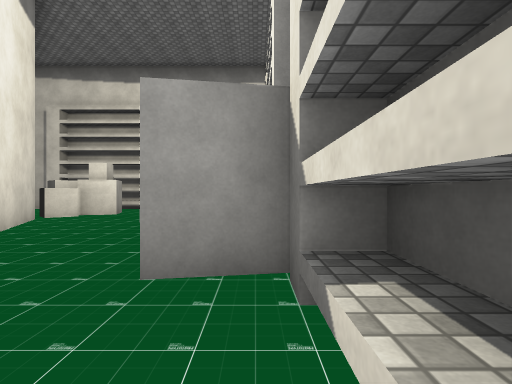
[1] (above)

24 first-person views from a walk through a 3-D level made in the Unity game engine. The camera is 1.3 m above the floor, looks level and sees 80° across. The floor is counted in squares, 2 m on a side. Each view is taken from the middle of a square. On the plan, view 1 faces up. The plan holds only what a view shows up to about 10 squares ahead; the rest is blank. The place goes on beyond the plan. Some animated figures are not drawn. Some surface patterns are stand-ins.

[2]
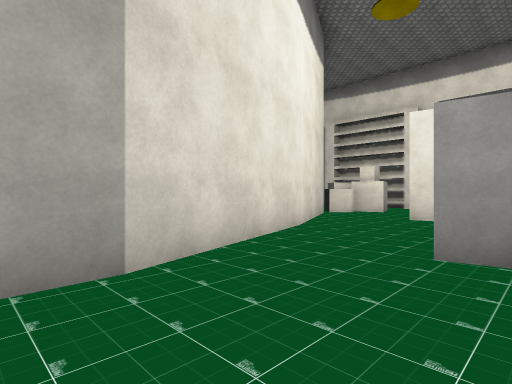

[3]
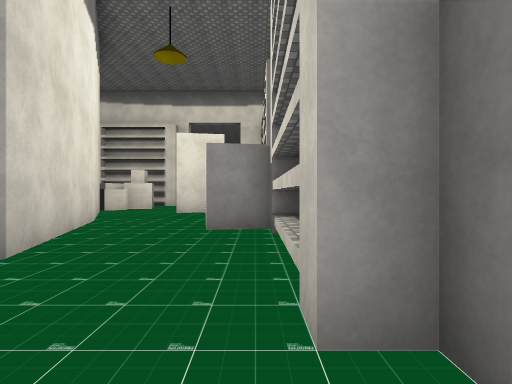

[4]
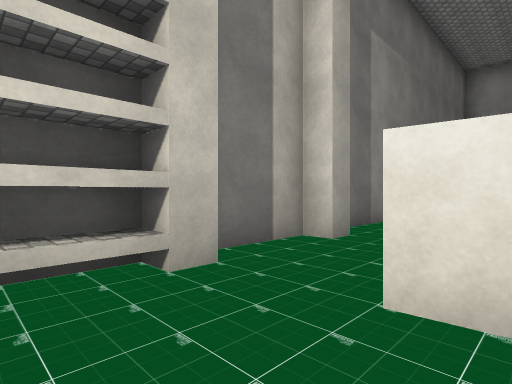

[5]
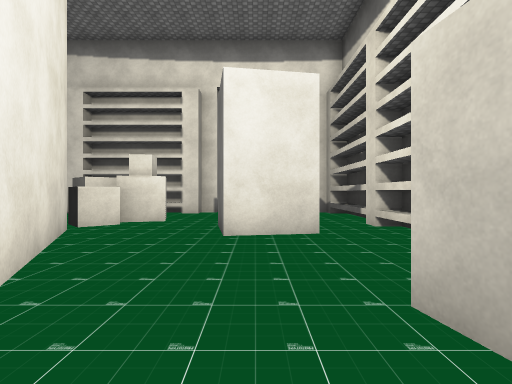

[6]
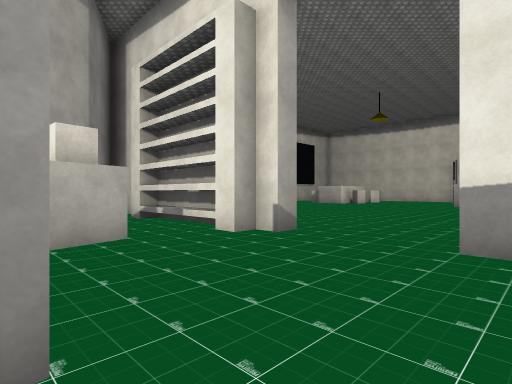

[7]
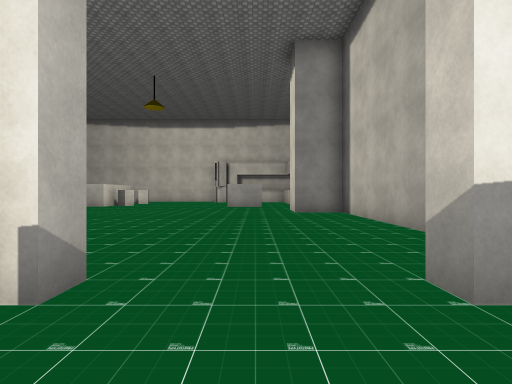

[8]
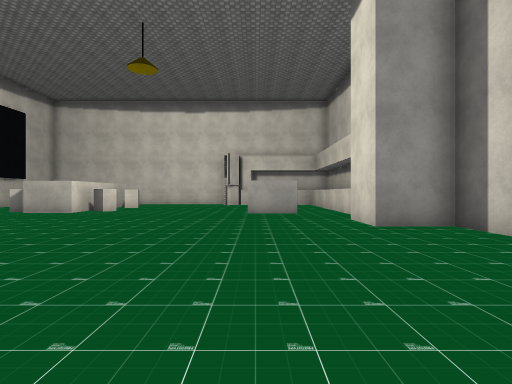

[9]
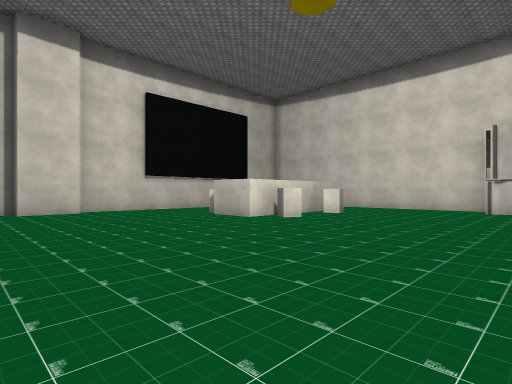

[10]
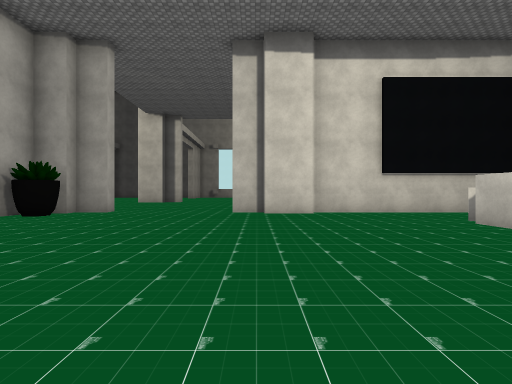

[11]
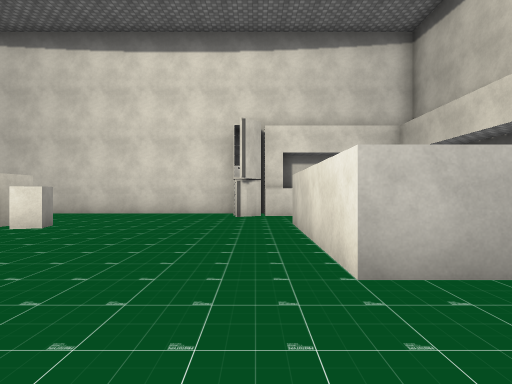

[12]
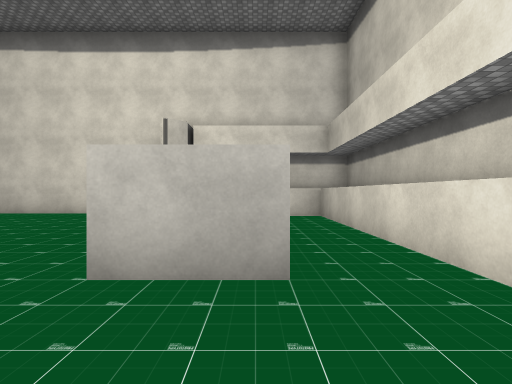

[13]
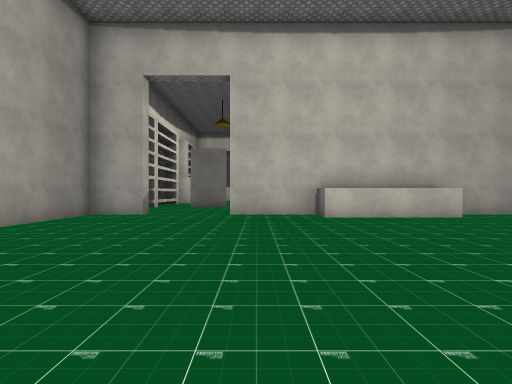

[14]
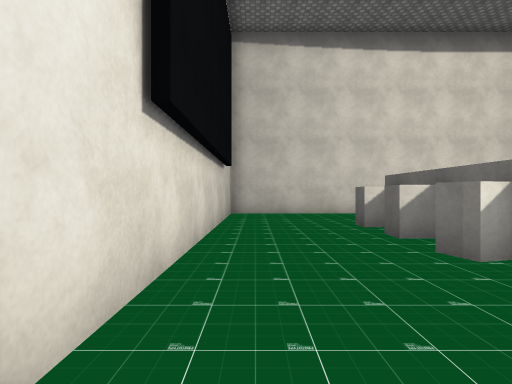

[15]
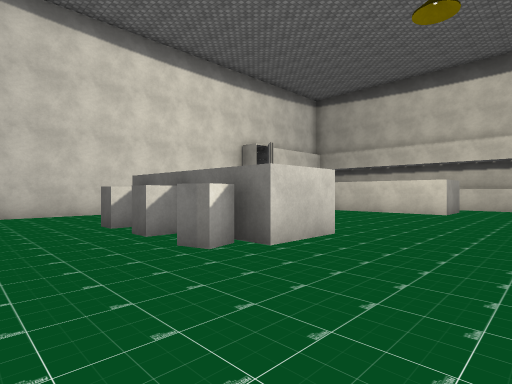

[16]
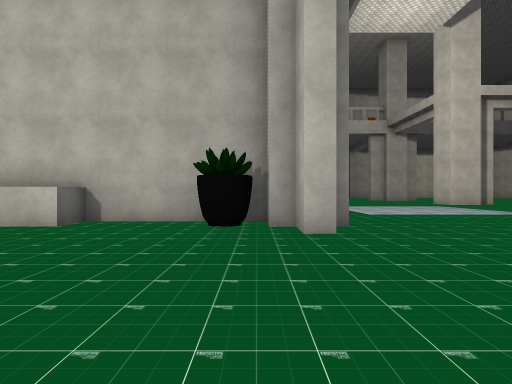

[17]
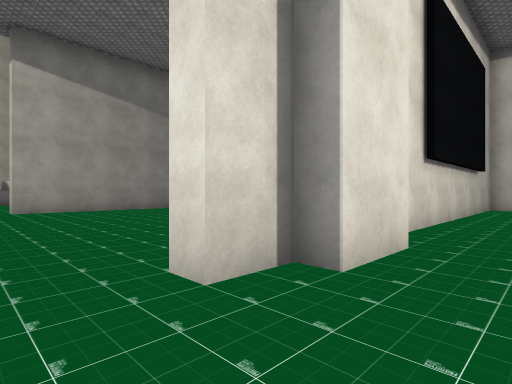

[18]
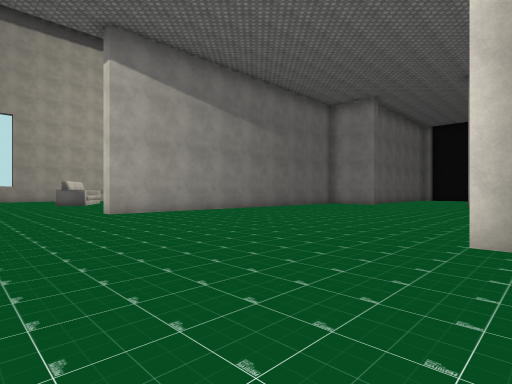

[19]
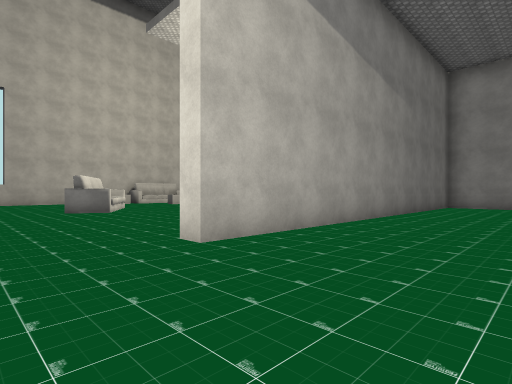

[20]
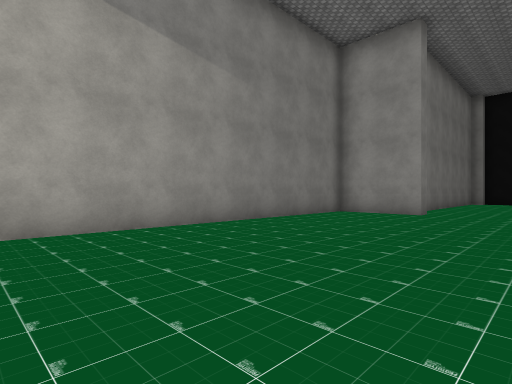

[21]
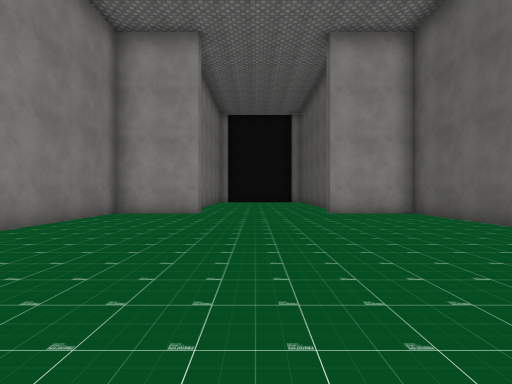

[22]
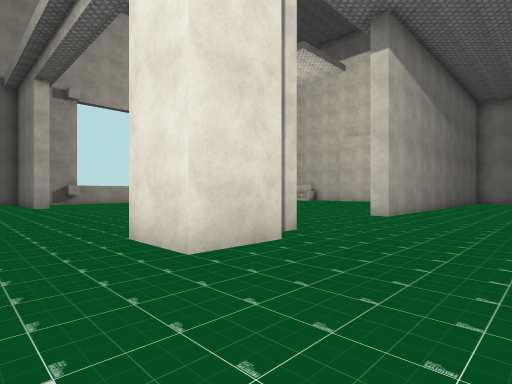

[23]
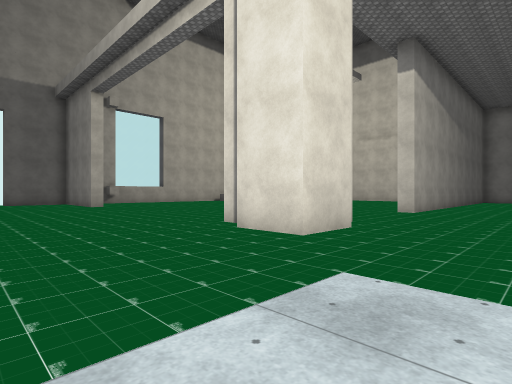

[24]
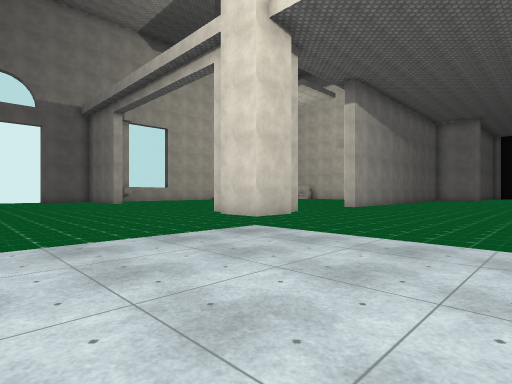

### Floor plan
Points are (right, up) in squares from view 1. A wall is a line through its corners. A room is listed if a view was taken in it or the views show most of it. See-through windows are left out.
Room 1 (views 1, 2, 3, 4)
walls: (0.2, -1.3) (0.8, -1.3) (0.8, -0.1); (-2.4, 0.1) (-2.4, -0.8); (0.8, 0.9) (0.8, 1.7) (0.2, 1.7); (-2.8, 1.3) (-2.4, -0.1); (0.8, -3.5) (0.8, -1.7) (0.3, -1.7) (0.3, 2.5) (-0.9, 2.3)
ways out: opening at (-2, 2) to room 2
objects: cube (-2, -2)
Room 2 (views 5, 6, 7, 8, 9, 10, 11, 12, 13, 14, 15, 16, 17)
walls: (-1.6, 23.2) (-3.2, 23.2) (-3.2, 27.2); (-0.2, 22.9) (-0.2, 29.2) (-1.1, 29.2); (-4.4, 11.8) (-7.2, 11.8) (-7.2, 11.3); (-13.2, 20.8) (-13.2, 19.3); (-9.3, 12.2) (-9.3, 13.3) (-5.8, 13.3) (-5.8, 12.2); (-13.7, 19.3) (-13.7, 18.3); (0.8, 24.2) (0.8, 30.2) (-1, 30.2); (-8.7, 27.5) (-8.7, 23.5) (-10.2, 23.5) (-10.2, 27.5); (-13.2, 13.3) (-13.2, 12.6); (-12.4, 12.3) (-3.2, 12.3) (-3.2, 11.8) (-3.7, 11.8) (-3.7, 11.3) (-7.7, 11.3); (-3, 29.2) (-3.5, 29.2); (0.8, 9.6) (0.8, 11.3) (0.3, 11.3); (-2.9, 30.2) (-13.7, 30.2) (-13.7, 20.8); (-5.2, 7.2) (-3.6, 3.8) (-2.8, 1.3); (0.8, 7.8) (0.2, 7.8); (-1, 6.8) (-2.5, 6.5) (-2.7, 8); (0.3, 6.4) (0.3, 11.8) (-0.7, 11.8) (-0.7, 12.3) (0.8, 12.3) (0.8, 19.7) (-0.7, 19.7) (-0.7, 21.2); (-0.9, 2.3) (-1.1, 3.8)
ways out: opening at (-2, 2) to room 1; opening at (-13.2, 16) to room 3
objects: other object (-12, 13); other object (-11, 24); other object (-11, 26); other object (-11, 27); other object (-8, 24); other object (-8, 27); cube (-6, 9) to (-6, 10); cube (-5, 8) to (-5, 9); fridge (-5, 29) to (-4, 30); cube (-4, 9)
Room 3 (views 18, 19, 20, 21, 22, 23, 24)
walls: (-24.8, 12.3) (-25.2, 12.3); (-23.2, 14.2) (-23.2, 13.8); (-22.7, 13.4) (-22.7, 11.8) (-24.2, 11.8); (-14.4, 14.3) (-13.7, 14.3) (-13.7, 13.3) (-13.2, 13.3); (-13.4, 12.3) (-12.4, 12.3); (-13.7, 18.3) (-14.2, 18.3); (-13.2, 19.3) (-13.7, 19.3); (-14.2, 26.6) (-14.2, 30.2) (-16.7, 30.2) (-16.7, 30.8); (-20.7, 30.8) (-20.7, 30.2) (-23.2, 30.2) (-23.2, 18.3) (-23.8, 18.3)
ways out: opening at (-13.2, 16) to room 2
objects: other object (-31, 19) to (-30, 20)

Where each view was taken, in squares from view 1:
view 1: 0 up, 0 right, facing up
view 2: 1 down, 0 right, facing up-left
view 3: 3 down, 0 right, facing up
view 4: 0 up, 2 left, facing down-right
view 5: 2 up, 2 left, facing up
view 6: 8 up, 0 right, facing up-left
view 7: 10 up, 2 left, facing up
view 8: 14 up, 3 left, facing up
view 9: 18 up, 3 left, facing up-left
view 10: 19 up, 4 left, facing left
view 11: 21 up, 4 left, facing up
view 12: 21 up, 2 left, facing up
view 13: 21 up, 4 left, facing down
view 14: 21 up, 13 left, facing up
view 15: 21 up, 13 left, facing up-right
view 16: 19 up, 13 left, facing down
view 17: 17 up, 12 left, facing up-left
view 18: 15 up, 14 left, facing up-left
view 19: 16 up, 20 left, facing up-left
view 20: 21 up, 18 left, facing up-left
view 21: 21 up, 19 left, facing up
view 22: 10 up, 20 left, facing up-left
view 23: 8 up, 20 left, facing up-left
view 24: 6 up, 17 left, facing up-left
